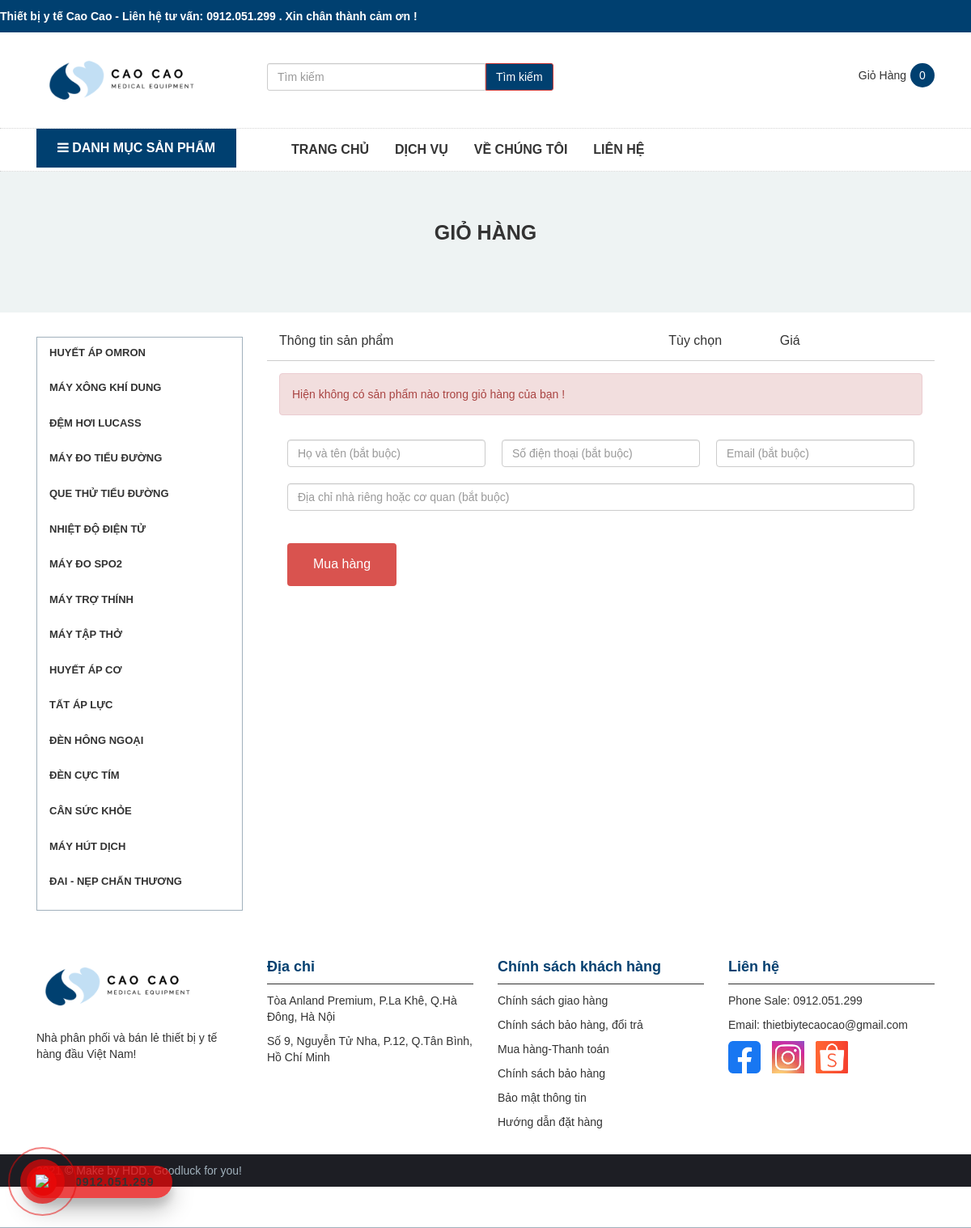
The app's page /index.php?page_layout=cart with its own data.
### tables this page shows
CREATE TABLE `category` (
  `cat_id` int(11) NOT NULL,
  `cat_name` varchar(255) NOT NULL
);

### modules/category/list_category.php (the view, shortened to what this page needs)
<div class="col-lg-3 col-md-4 col-sm-12">
<nav class="vertical">
<ul>
  <?php
  $sql_cat = "SELECT * FROM category
                   ORDER BY cat_id ASC";
  $query_cat = mysqli_query($conn, $sql_cat);
  $rows_cat = [];
  while ($row_cat = mysqli_fetch_array($query_cat)) {
    array_push($rows_cat, $row_cat);
  }
  for ($i = 0; $i < count($rows_cat); $i++) {
  ?>
    <li><a href="index.php?page_layout=category&cat_id=<?php echo $rows_cat[$i]['cat_id']; ?>&cat_name=<?php echo $rows_cat[$i]['cat_name']; ?>"><?php echo $rows_cat[$i]['cat_name']; ?></a>
    </li>
  <?php } ?>
</ul>
</nav>
</div>

### css/home.css (style rules this page uses)
* { margin: 0; padding: 0; font-family: arial; font-size: 14px; color: #333; }
* { padding: 0; margin: 0; }
body { font: 16px/1 sans-serif; }
nav.vertical { margin-top: 20px; position: relative; background: #ffffff; border: 1px solid #a1b1bc; }
nav.vertical ul { list-style: none; }
nav.vertical li { position: relative; padding-bottom: 5px; }
nav.vertical a { display: block; color: #333; text-decoration: none; padding: 10px 15px; transition: 0.2s; text-transform: uppercase; font-weight: 600; }
@media (min-width: 768px) { .vertical a { font-size: 13px; } }

### records on screen
category: cat_name "HUYẾT ÁP OMRON"
category: cat_name "MÁY XÔNG KHÍ DUNG"
category: cat_name "ĐỆM HƠI LUCASS"
category: cat_name "MÁY ĐO TIỂU ĐƯỜNG"
category: cat_name "QUE THỬ TIỂU ĐƯỜNG"
category: cat_name "NHIỆT ĐỘ ĐIỆN TỬ"
category: cat_name "MÁY ĐO SPO2"
category: cat_name "MÁY TRỢ THÍNH"
category: cat_name "MÁY TẬP THỞ"
category: cat_name "HUYẾT ÁP CƠ"
category: cat_name "TẤT ÁP LỰC"
category: cat_name "ĐÈN HÔNG NGOẠI"
category: cat_name "ĐÈN CỰC TÍM"
category: cat_name "CÂN SỨC KHỎE"
category: cat_name "MÁY HÚT DỊCH"
category: cat_name "ĐAI - NẸP CHẤN THƯƠNG"
